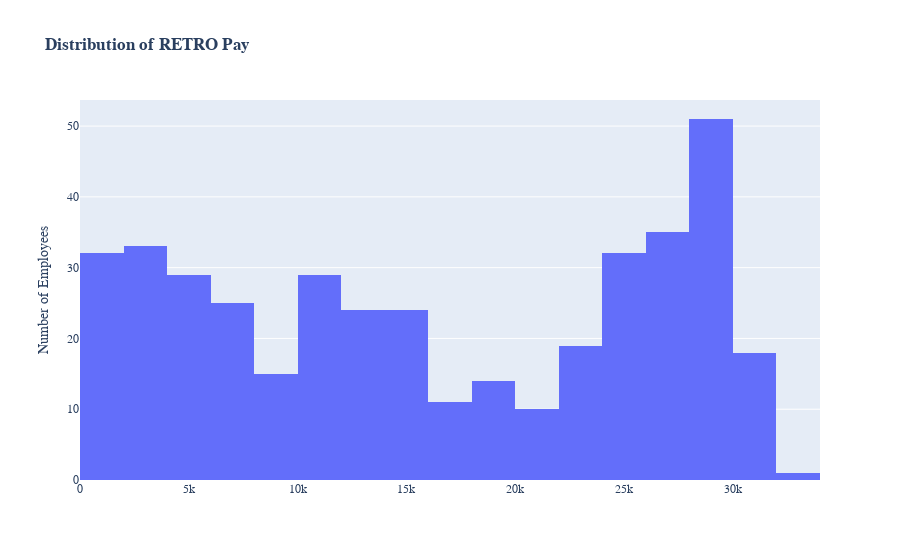

Notebook source saved alongside this figure:
### Code cell
import plotly.express as px
# change the color of bars to #0055aa

fig.update_traces(marker_color='#0055aa')

# make the background transparent in white
fig.update_layout(plot_bgcolor='rgba(0,0,0,0)')
fig = px.histogram(df, x="RETRO", nbins=30, title='<b>Distribution of RETRO Pay</b>')
fig.update_layout(font_family="GT America Bold")
# change the frount of thing other than title to GT-America-Standard-regular
fig.update_xaxes(showgrid=False, gridwidth=0.5, gridcolor='LightGray')
# add the kde line

# remove the x and y labels
fig.update_xaxes(title_text='')
fig.update_yaxes(title_text='Number of Employees')


fig.update_layout(font=dict(family="GT America"))

fig.show()

### Figure 1 — Plotly figure (JSON) as saved in the notebook; plotly's stock layout.template omitted (floating-point values rounded to 4 significant figures; data arrays with more than 128 entries replaced by an {"elided": "..."} marker saying what was removed)
{"data": [{"alignmentgroup": "True", "bingroup": "x", "hovertemplate": "RETRO=%{x}<br>count=%{y}<extra></extra>", "legendgroup": "", "marker": {"color": "#636efa", "pattern": {"shape": ""}}, "name": "", "nbinsx": 30, "offsetgroup": "", "orientation": "v", "showlegend": false, "type": "histogram", "x": {"elided": "22552 float values"}, "xaxis": "x", "yaxis": "y"}], "layout": {"barmode": "relative", "font": {"family": "GT America"}, "legend": {"tracegroupgap": 0}, "title": {"text": "<b>Distribution of RETRO Pay</b>"}, "xaxis": {"anchor": "y", "domain": [0, 1], "gridcolor": "LightGray", "gridwidth": 0.5, "showgrid": false, "title": {"text": ""}}, "yaxis": {"anchor": "x", "domain": [0, 1], "title": {"text": "Number of Employees"}}}}
